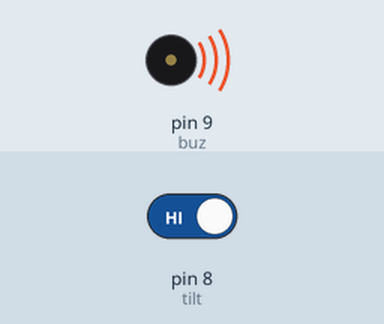
The sketch below on a simulated Arduino Uno, built with avr-gcc and run on an emulated ATmega328P. Parts: buzzer (waves = sounding, pin HIGH). The inputs (shaded band) are chosen by the test bench; at power-on: pin 8 (tilt) HIGH.

Above: at 1.2 s.
1.3 s: pin 8 (tilt) driven LOW
At 1.7 s:
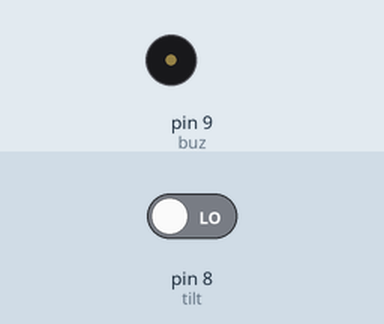
2.8 s: pin 8 (tilt) driven HIGH
At 4.0 s:
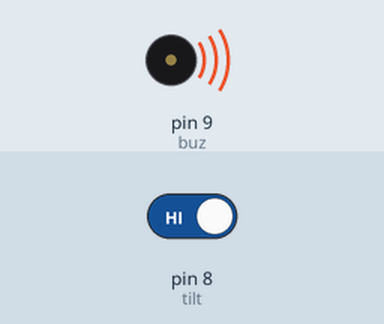
Timing chart, 0 to 5.8 s (numbered marks = the images above; inputs shaded):
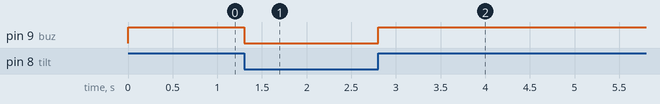

Measured:
- after the input at 1.3 s, pin 9 (buz): HIGH → LOW at once
- after the input at 2.8 s, pin 9 (buz): LOW → HIGH at once

The sketch:

index.ino
```cpp
int buz = 9;
int tilt = 8;

void setup () {
    pinMode(buz , OUTPUT);
    pinMode(tilt , INPUT_PULLUP);
}

void loop () {
    int tilted = digitalRead(tilt);
    digitalWrite(buz, tilted);
}
```
